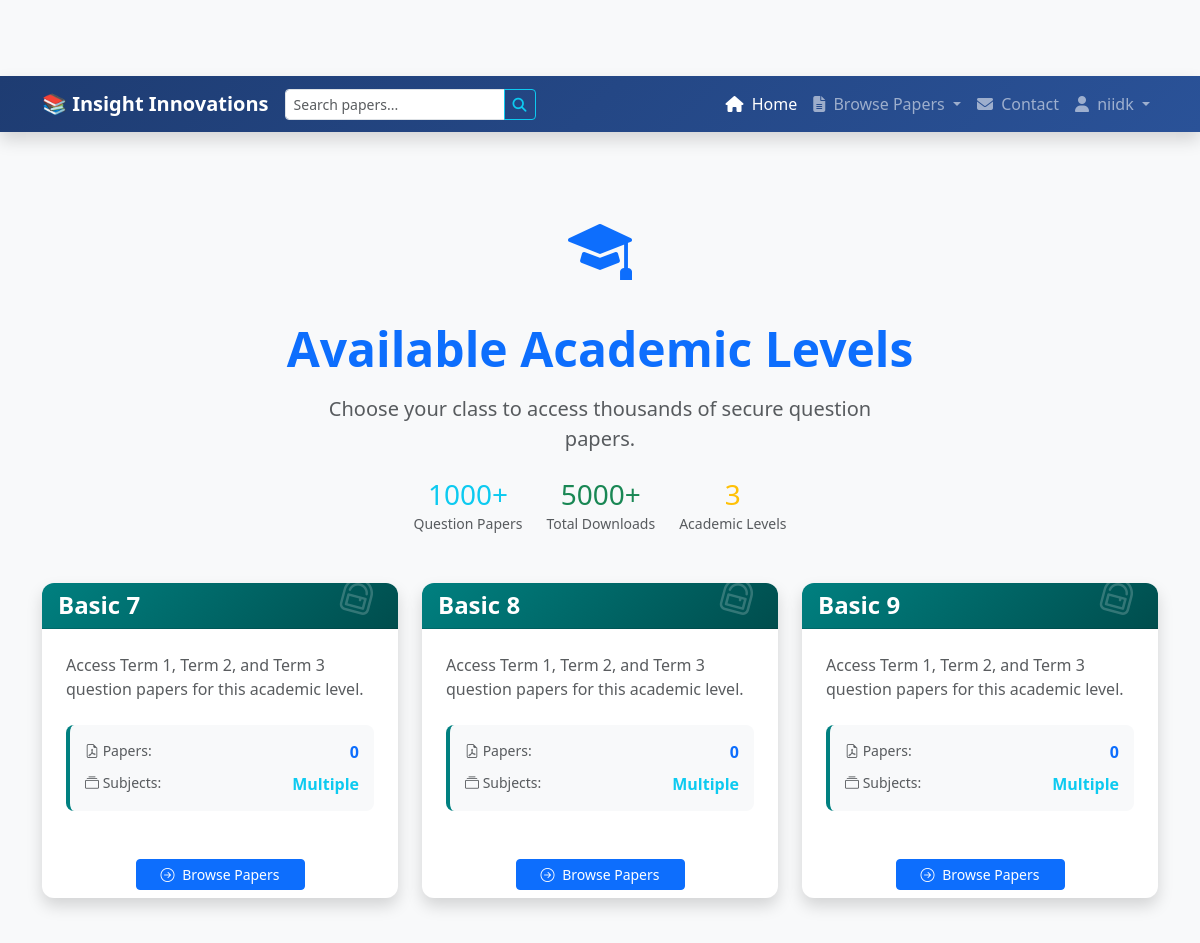
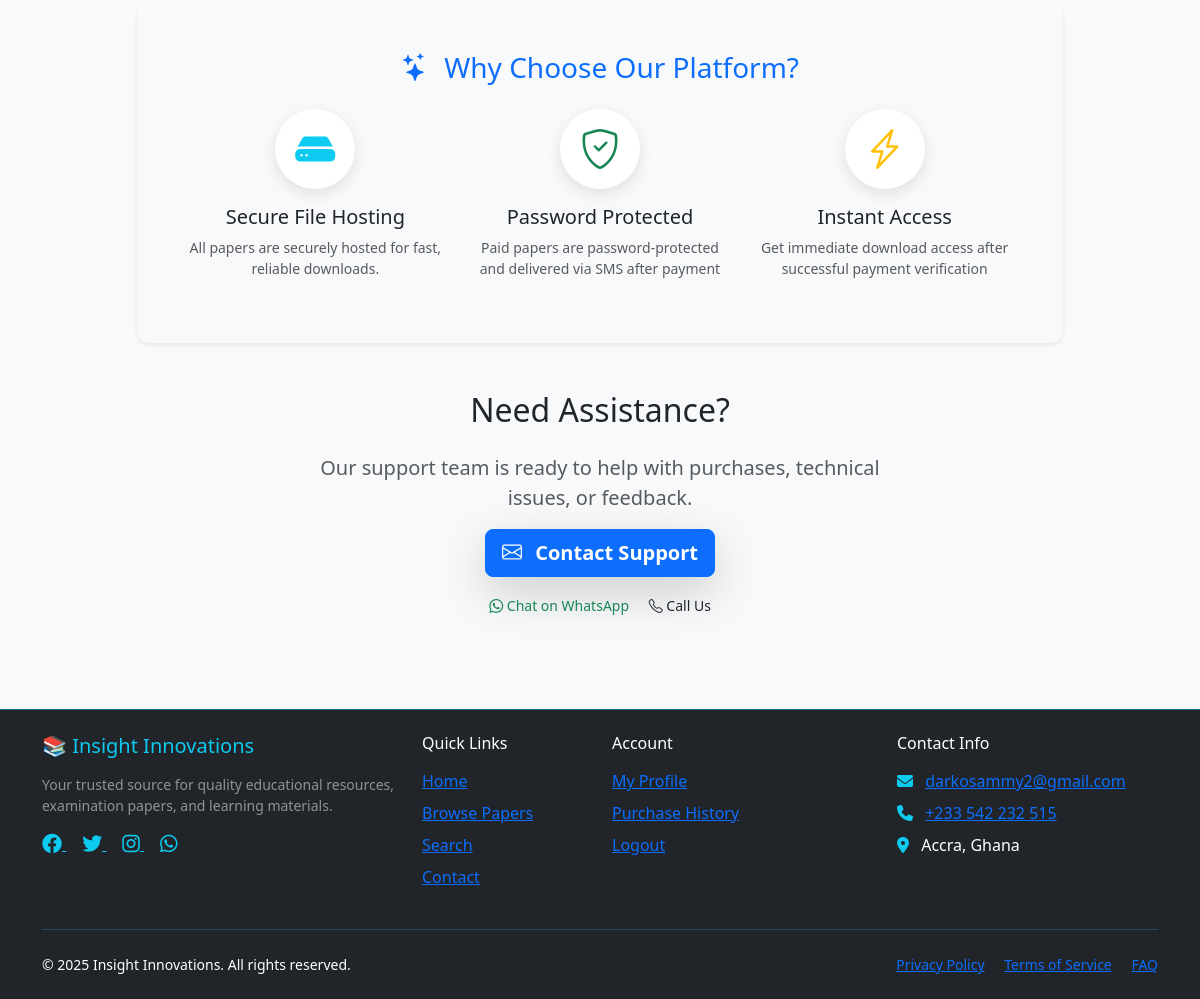
The app's page / (signed in) with its own data (2 pictures, top to bottom).
### shop/models.py (models this page shows, shortened)
class Classes(models.Model):
    name = models.CharField(max_length=100, help_text="e.g., JHS 1, Basic 7")
    slug = models.SlugField(max_length=100, unique=True)
    description = models.TextField(blank=True)
    class Meta:
        verbose_name = 'Class (Grade)'
        verbose_name_plural = 'Classes (Grades)'
        ordering = ('name',)
    def get_paper_count(self):
        return self.papers.count()

### shop/views.py (the view)
# urls.py: path('', views.class_list, name='class_list'),
def class_list(request):
    classes = Classes.objects.all()
    total_papers = QuestionPaper.objects.filter(is_available=True).count()
    total_downloads = DownloadHistory.objects.count()
    context = {
        'classes': classes,
        'page_title': 'Select Your Class/Grade',
        'is_homepage': True,
        'total_papers': total_papers,
        'total_downloads': total_downloads,
    }
    return render(request, 'shop/class_list.html', context)

### shop/context_processors.py (called while the page is built)
def current_year(request):
    return {
        'current_year': timezone.now().year
    }

### shop/templates/shop/class_list.html (shortened to what this page needs)
{% extends 'base.html' %}
{% load static %}
{% block content %}
<div class="container py-5">
    <div class="text-center mb-5">
        <div class="mb-4">
            <i class="bi bi-mortarboard-fill text-primary" style="font-size: 4rem;"></i>
        </div>
        <h1 class="display-5 text-primary fw-bold mb-3">
            Available Academic Levels
        </h1>
        <p class="lead text-muted mx-auto" style="max-width: 600px;">
            Choose your class to access thousands of secure question papers.
        </p>
        <div class="row justify-content-center mt-4">
            <div class="col-md-8">
                <div class="d-flex flex-wrap justify-content-center gap-4">
                    <div class="stat-item">
                        <h3 class="text-info mb-0">{{ total_papers|default:"1000+" }}</h3>
                        <small class="text-muted">Question Papers</small>
                    </div>
                    <div class="stat-item">
                        <h3 class="text-success mb-0">{{ total_downloads|default:"5000+" }}</h3>
                        <small class="text-muted">Total Downloads</small>
                    </div>
                    <div class="stat-item">
                        <h3 class="text-warning mb-0">{{ classes|length }}</h3>
                        <small class="text-muted">Academic Levels</small>
                    </div>
                </div>
            </div>
        </div>
    </div>
    <div class="row row-cols-1 row-cols-md-2 row-cols-lg-3 g-4 mb-5">
        {% for class_obj in classes %}
            <div class="col">
                <a href="{% url 'shop:term_list' class_obj.slug %}" class="text-decoration-none card-link">
                    <div class="card class-card h-100 shadow border-0 hover-lift">
                        <div class="card-header bg-teal-gradient text-white position-relative">
                            <div class="class-icon">
                                <i class="bi bi-backpack" style="font-size: 2.5rem;"></i>
                            </div>
                            <h4 class="card-title mb-0 fw-bold">{{ class_obj.name }}</h4>
                        </div>
                        <div class="card-body p-4">
                            <p class="card-text text-muted mb-4">
                                {{ class_obj.description|default:"Access Term 1, Term 2, and Term 3 question papers for this academic level." }}
                            </p>
                            <div class="class-stats mb-3">
                                <div class="d-flex justify-content-between mb-2">
                                    <span class="text-muted small">
                                        <i class="bi bi-file-earmark-pdf"></i> Papers:
                                    </span>
                                    <span class="fw-bold text-primary">
                                        {{ class_obj.get_paper_count }}
                                    </span>
                                </div>
                                <div class="d-flex justify-content-between">
                                    <span class="text-muted small">
                                        <i class="bi bi-collection"></i> Subjects:
                                    </span>
                                    <span class="fw-bold text-info">
                                        {{ class_obj.subjects_count|default:"Multiple" }}
                                    </span>
                                </div>
                            </div>
                            </div>
                        <div class="card-footer bg-transparent border-top-0 text-center">
                            <span class="btn btn-primary btn-sm px-4">
                                <i class="bi bi-arrow-right-circle me-1"></i> Browse Papers
                            </span>
                        </div>
                    </div>
                </a>
            </div>
        {% endfor %}
    </div>
    <div class="row justify-content-center mt-5 mb-5">
        <div class="col-lg-10">
            <div class="card bg-light border-0 shadow-sm">
                <div class="card-body p-4 p-md-5">
                    <h3 class="text-center mb-4 text-primary">
                        <i class="bi bi-stars me-2"></i> Why Choose Our Platform?
                    </h3>
                    <div class="row g-4">
                        <div class="col-md-4 text-center">
                            <div class="feature-icon mb-3">
                                <i class="bi bi-hdd-fill text-info" style="font-size: 2.5rem;"></i>
                            </div>
                            <h5>Secure File Hosting</h5>
                            <p class="text-muted small">All papers are securely hosted for fast, reliable downloads.</p>
                        </div>
                        <div class="col-md-4 text-center">
                            <div class="feature-icon mb-3">
                                <i class="bi bi-shield-check text-success" style="font-size: 2.5rem;"></i>
                            </div>
                            <h5>Password Protected</h5>
                            <p class="text-muted small">Paid papers are password-protected and delivered via SMS after payment</p>
                        </div>
                        <div class="col-md-4 text-center">
                            <div class="feature-icon mb-3">
                                <i class="bi bi-lightning-charge text-warning" style="font-size: 2.5rem;"></i>
                            </div>
                            <h5>Instant Access</h5>
                            <p class="text-muted small">Get immediate download access after successful payment verification</p>
                        </div>
                    </div>
                </div>
            </div>
        </div>
    </div>
    <div class="text-center mt-5">
        <h2 class="mb-4 text-dark">Need Assistance?</h2>
        <p class="lead text-muted mx-auto" style="max-width: 600px;">
            Our support team is ready to help with purchases, technical issues, or feedback.
        </p>
        <a href="{% url 'shop:contact_us' %}" class="btn btn-primary btn-lg fw-bold text-white shadow-lg">
            <i class="bi bi-envelope me-2"></i> Contact Support
        </a>
        <div class="mt-3">
            <a href="https://wa.me/233542232515" target="_blank" class="text-success small me-3 text-decoration-none">
                <i class="bi bi-whatsapp"></i> Chat on WhatsApp
            </a>
            <a href="tel:+233542232515" class="text-dark small text-decoration-none">
                <i class="bi bi-telephone"></i> Call Us
            </a>
        </div>
    </div>
</div>
{% endblock %}

### templates/base.html (shortened to what this page needs)
<!DOCTYPE html>
<html lang="en">
<head>
    <link href="https://cdn.jsdelivr.net/npm/bootstrap@5.3.3/dist/css/bootstrap.min.css"
          rel="stylesheet"
>
    <link rel="stylesheet" href="https://cdnjs.cloudflare.com/ajax/libs/font-awesome/6.4.0/css/all.min.css">
    <link rel="stylesheet" href="https://cdn.jsdelivr.net/npm/bootstrap-icons@1.11.0/font/bootstrap-icons.css">
    <link rel="stylesheet" href="https://unpkg.com/cloudinary-video-player/dist/cld-video-player.min.css">
</head>
<body>
    <nav class="navbar navbar-expand-lg navbar-dark bg-dark sticky-top shadow">
        <div class="container">
            <a class="navbar-brand fw-bold" href="{% url 'shop:class_list' %}">
                <span class="text-info">📚</span> Insight Innovations
            </a>
            <form class="d-none d-lg-flex ms-auto me-3" action="{% url 'shop:search_papers' %}" method="GET" style="max-width: 300px;">
                <div class="input-group input-group-sm">
                    <input type="text"
                           class="form-control"
                           placeholder="Search papers..."
                           name="q"
                           value="{{ request.GET.q }}">
                    <button class="btn btn-outline-info" type="submit">
                        <i class="fas fa-search"></i>
                    </button>
                </div>
            </form>
            <div class="collapse navbar-collapse" id="navbarNav">
                <ul class="navbar-nav ms-auto">
                    <li class="nav-item">
                        <a class="nav-link {% if request.resolver_match.url_name == 'class_list' %}active{% endif %}"
                           href="{% url 'shop:class_list' %}">
                            <i class="fas fa-home d-lg-none d-xl-inline me-1"></i>
                            <span class="d-none d-lg-inline">Home</span>
                        </a>
                    </li>
                    <li class="nav-item dropdown">
                        <a class="nav-link dropdown-toggle" href="#" role="button" data-bs-toggle="dropdown">
                            <i class="fas fa-file-alt d-lg-none d-xl-inline me-1"></i>
                            <span class="d-none d-lg-inline">Browse Papers</span>
                        </a>
                    </li>
                    <li class="nav-item">
                        <a class="nav-link {% if request.resolver_match.url_name == 'contact_us' %}active{% endif %}"
                           href="{% url 'shop:contact_us' %}">
                            <i class="fas fa-envelope d-lg-none d-xl-inline me-1"></i>
                            <span class="d-none d-lg-inline">Contact</span>
                        </a>
                    </li>
                    {% if user.is_authenticated %}
                    <li class="nav-item dropdown">
                        <a class="nav-link dropdown-toggle" href="#" role="button" data-bs-toggle="dropdown">
                            <i class="fas fa-user d-lg-none d-xl-inline me-1"></i>
                            <span class="d-none d-lg-inline">{{ user.username|truncatechars:15 }}</span>
                        </a>
                    </li>
                    {% endif %}
                </ul>
            </div>
        </div>
    </nav>
    <main class="container main-content">
        {% block content %}
        {% endblock %}
    </main>
    <footer class="bg-dark text-white py-4 mt-4 border-top border-info border-opacity-50">
        <div class="container">
            <div class="row">
                <div class="col-lg-4 mb-4 mb-lg-0">
                    <h5 class="text-info mb-3">
                        <span class="text-info">📚</span> Insight Innovations
                    </h5>
                    <p class="small text-white-50">
                        Your trusted source for quality educational resources,
                        examination papers, and learning materials.
                    </p>
                    <div class="social-links mt-3">
                        <a href="#" class="text-info me-3" title="Facebook">
                            <i class="fab fa-facebook fa-lg"></i>
                        </a>
                        <a href="#" class="text-info me-3" title="Twitter">
                            <i class="fab fa-twitter fa-lg"></i>
                        </a>
                        <a href="#" class="text-info me-3" title="Instagram">
                            <i class="fab fa-instagram fa-lg"></i>
                        </a>
                        <a href="#" class="text-info" title="WhatsApp">
                            <i class="fab fa-whatsapp fa-lg"></i>
                        </a>
                    </div>
                </div>
                <div class="col-lg-2 col-md-4 mb-4 mb-md-0">
                    <h6 class="text-white mb-3">Quick Links</h6>
                    <ul class="list-unstyled">
                        <li class="mb-2"><a href="{% url 'shop:class_list' %}">Home</a></li>
                        <li class="mb-2"><a href="{% url 'shop:all_papers' %}">Browse Papers</a></li>
                        <li class="mb-2"><a href="{% url 'shop:search_papers' %}">Search</a></li>
                        <li class="mb-2"><a href="{% url 'shop:contact_us' %}">Contact</a></li>
                    </ul>
                </div>
                <div class="col-lg-3 col-md-4 mb-4 mb-md-0">
                    <h6 class="text-white mb-3">Account</h6>
                    <ul class="list-unstyled">
                        {% if user.is_authenticated %}
                        <li class="mb-2"><a href="{% url 'shop:profile' %}">My Profile</a></li>
                        <li class="mb-2"><a href="{% url 'shop:purchase_history' %}">Purchase History</a></li>
                        <li class="mb-2"><a href="{% url 'shop:logout' %}">Logout</a></li>
                        {% else %}
                        <li class="mb-2"><a href="{% url 'shop:login' %}">Login</a></li>
                        <li class="mb-2"><a href="{% url 'shop:register' %}">Register</a></li>
                        {% endif %}
                    </ul>
                </div>
                <div class="col-lg-3 col-md-4">
                    <h6 class="text-white mb-3">Contact Info</h6>
                    <ul class="list-unstyled">
                        <li class="mb-2">
                            <i class="fas fa-envelope me-2 text-info"></i>
                            <a href="mailto:darkosammy2@gmail.com">darkosammy2@gmail.com</a>
                        </li>
                        <li class="mb-2">
                            <i class="fas fa-phone me-2 text-info"></i>
                            <a href="tel:+233542232515">+233 542 232 515</a>
                        </li>
                        <li class="mb-2">
                            <i class="fas fa-map-marker-alt me-2 text-info"></i>
                            Accra, Ghana
                        </li>
                    </ul>
                </div>
            </div>
            <hr class="border-info my-4">
            <div class="row">
                <div class="col-md-6">
                    <p class="small mb-0">
                        &copy; {% now "Y" %} Insight Innovations. All rights reserved.
                    </p>
                </div>
                <div class="col-md-6 text-md-end">
                    <p class="small mb-0">
                        <a href="{% url 'shop:privacy_policy' %}" class="me-3">Privacy Policy</a>
                        <a href="{% url 'shop:terms_of_service' %}" class="me-3">Terms of Service</a>
                        <a href="{% url 'shop:faq' %}">FAQ</a>
                    </p>
                </div>
            </div>
        </div>
    </footer>
</body>
</html>

### templates/base.html (style rules this page uses)
:root { --primary-color: #0d6efd; --secondary-color: #6c757d; --success-color: #198754; --info-color: #0dcaf0; --warning-color: #ffc107; --danger-color: #dc3545; --light-color: #f8f9fa; --dark-color: #212529; }
body { font-family: 'Segoe UI', Tahoma, Geneva, Verdana, sans-serif; padding-top: 76px; background-color: #f8f9fa; min-height: 100vh; display: flex; flex-direction: column; }
.main-content { flex: 1; padding: 20px 0; min-height: calc(100vh - 200px); }
.navbar { background: linear-gradient(135deg, #1e3c72 0%, #2a5298 100%); box-shadow: 0 2px 10px rgba(0,0,0,0.1); }
.nav-link { transition: all 0.3s ease; }
.card { border-radius: 12px; border: none; box-shadow: 0 4px 6px rgba(0,0,0,0.05); transition: transform 0.3s ease, box-shadow 0.3s ease; }

### records on screen
Classes: name "Basic 7", description "Access Term 1, Term 2, and Term 3 question papers for this academic level.", get_paper_count "0", subjects_count "Multiple"
Classes: name "Basic 8", description "Access Term 1, Term 2, and Term 3 question papers for this academic level.", get_paper_count "0", subjects_count "Multiple"
Classes: name "Basic 9", description "Access Term 1, Term 2, and Term 3 question papers for this academic level.", get_paper_count "0", subjects_count "Multiple"

### other values on screen
{{ user.username|truncatechars:15 }} "niidk"
{{ total_papers|default:"1000+" }} "1000+"
{{ total_downloads|default:"5000+" }} "5000+"
{{ classes|length }} "3"
